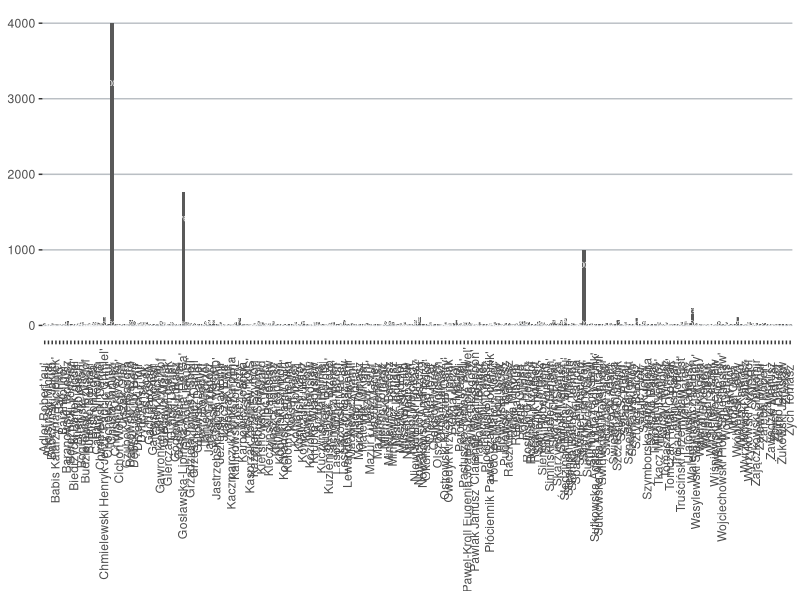
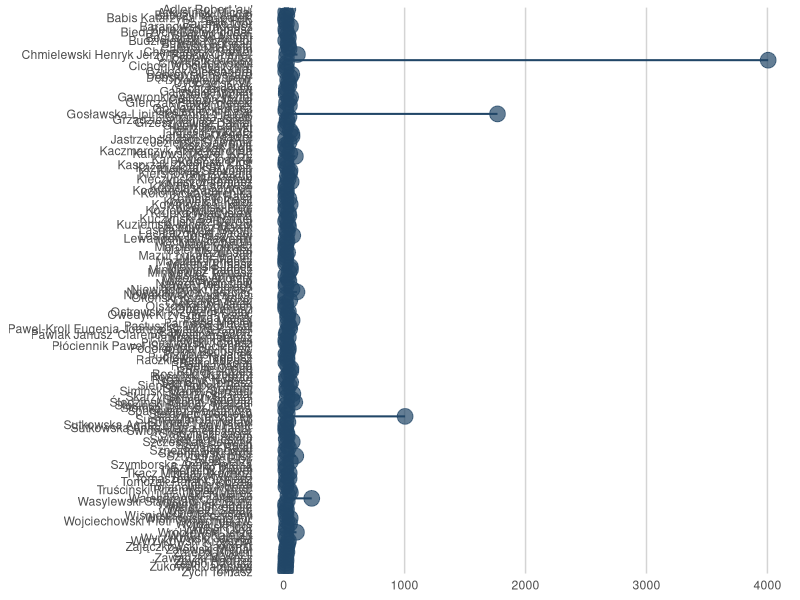
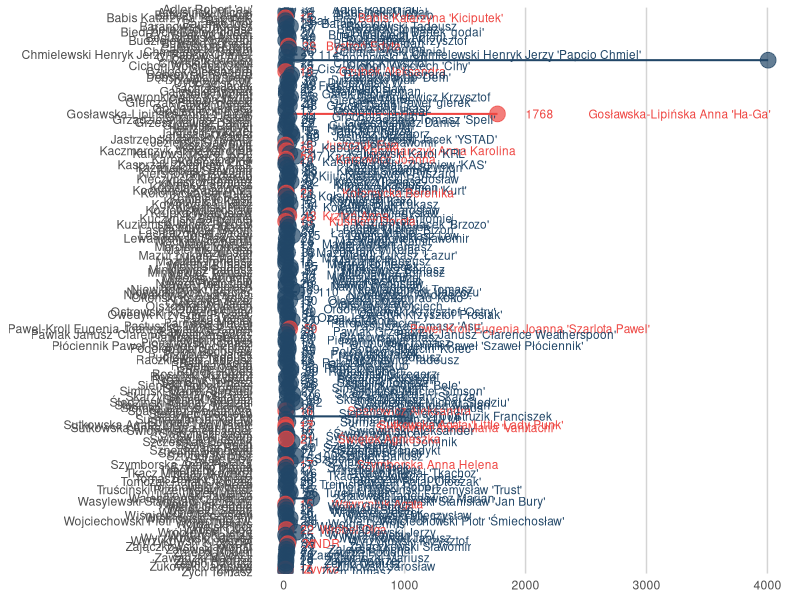

Write the R code that produced these figures, in order.
library(readxl)
library(ggplot2)
library(tibble)
library(tidyverse)
#----------------------------------
#2 how many comics by surname 
#2nd method - adding rows while keeping 'sex/plec' column, then color-code them
#----------------------------------
plk_naz<-readxl::read_xlsx("polski_komiks.xlsx")
plec<-plk_naz$plec
#move surnames and add rows
plk_naz<-column_to_rownames(plk_naz, var = "nazwisko")
as.data.frame(plk_naz)
plk_naz_added<-as.data.frame(rowSums(plk_naz[, -1],  na.rm=TRUE))
plk_naz_added<-cbind(plk_naz_added, plec)
#add surnames
nazwiska<-rownames(plk_naz)
rownames(plk_naz_added) <- NULL
plk_added_z_naz <- cbind(plk_naz_added, nazwiska)
colnames(plk_added_z_naz)<-c("IloscPrac", "Plec", "Nazwisko")
plk_added_z_naz <- as.data.frame(plk_added_z_naz)
#eliminating people with x number of comics
plk_added_z_naz #podstawowy
plk_elim5_20<-plk_added_z_naz[(plk_added_z_naz$IloscPrac>=5 & plk_added_z_naz$IloscPrac<=20),]
plk_elim15<-plk_added_z_naz[(plk_added_z_naz$IloscPrac>=15),] #>15


#bar chart - surnames by 90 degrees
ggplot(plk_elim15, aes(y=plk_elim15$IloscPrac, x=plk_elim15$Nazwisko)) + 
  geom_bar( stat="identity")+
  geom_text(aes(label=plk_elim15$IloscPrac),position = position_stack(0.80), colour="white", size=2)+
  theme(axis.title.x=element_blank(), axis.title.y=element_blank(),
        panel.grid.major.y=element_line(colour="#babfc4"),
        panel.background=element_blank(), panel.grid.major.x=element_blank(),
        axis.text.x.bottom = element_text(angle=90, hjust=0.90, vjust=0.4))

#lollipop - whole chart by 90 degrees
#214667 blue #ee4642 coral ##5a5a5a grey
ggplot(plk_elim15, aes(y=plk_elim15$IloscPrac, x=fct_rev(plk_elim15$Nazwisko))) + 
  geom_segment( aes(xend=plk_elim15$Nazwisko, yend=0) , size=0.7, color="#214667")  +
  geom_point(size=5, color="#214667", fill=alpha("#214667", 0.2), alpha=0.7, shape=21)+
  theme(axis.title.x=element_blank(), axis.title.y=element_blank(),
        panel.grid.major.y=element_blank(), panel.grid.major.x=element_line(colour="#d4d4d4"),
        panel.background=element_blank(),  
        axis.ticks.y = element_blank(), axis.ticks.x = element_blank())+
  coord_flip()

#lollipop - whole chart by 90 degrees with color-coded sex
ggplot(plk_elim15, aes(y=plk_elim15$IloscPrac, x=fct_rev(plk_elim15$Nazwisko))) + 
  geom_segment(aes(xend=plk_elim15$Nazwisko, yend=0 ), 
               color=ifelse(plk_elim15$Plec %in% c("M"), "#214667", "#ee4642"), 
               size=0.7) +
  geom_point(color=ifelse(plk_elim15$Plec %in% c("M"), "#214667", "#ee4642"), 
             fill=ifelse(plk_elim15$Plec %in% c("M"), "#214667", "#ee4642"), 
             size=5, alpha=0.7, shape=21) +
  geom_text(aes(label=IloscPrac), 
             color=ifelse(plk_elim15$Plec %in% c("M"), "#214667", "#ee4642"), size=3, hjust=-1)+
  geom_text(aes(label=Nazwisko), 
            color=ifelse(plk_elim15$Plec %in% c("M"), "#214667", "#ee4642"), size=3, hjust=-0.5)+
  theme(axis.title.x=element_blank(), axis.title.y=element_blank(),
        panel.grid.major.y=element_blank(), panel.grid.major.x=element_line(colour="#d4d4d4"),
        panel.background=element_blank(),  
        axis.ticks.y = element_blank(), axis.ticks.x = element_blank())+
  coord_flip()
